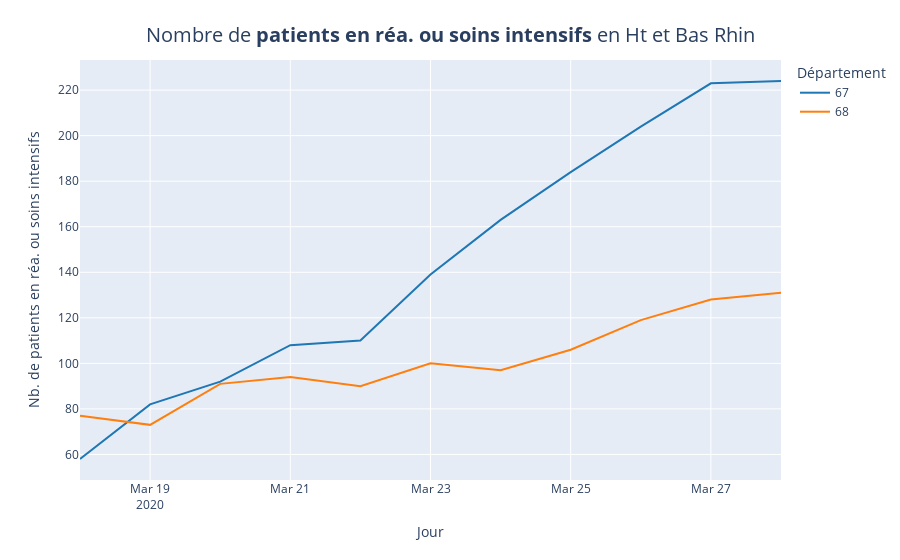

The notebook cell saved with this chart:
### Code cell
df_rhin = df[df["dep"].isin(["67", "68"])]
fig = px.line(x=df_rhin['jour'], y=df_rhin['rea'], color=df_rhin["dep"], labels={'color':'Département'}, color_discrete_sequence=colors)

fig.update_layout(
    title={
                'text': "Nombre de <b>patients en réa. ou soins intensifs</b> en Ht et Bas Rhin",
                'y':0.95,
                'x':0.5,
                'xanchor': 'center',
                'yanchor': 'top'},
                titlefont = dict(
                size=20)
                 )
fig.update_xaxes(title="Jour")
fig.update_yaxes(title="Nb. de patients en réa. ou soins intensifs")
fig.write_image("images/charts/france/rea_rhin.png", scale=3, width=1100, height=700)
fig.show()

### Figure 1 — Plotly figure (JSON) as saved in the notebook; plotly's stock layout.template omitted (floating-point values rounded to 4 significant figures)
{"data": [{"hoverlabel": {"namelength": 0}, "hovertemplate": "Département=67<br>x=%{x}<br>y=%{y}", "legendgroup": "67", "line": {"color": "#1F77B4", "dash": "solid"}, "mode": "lines", "name": "67", "showlegend": true, "type": "scatter", "x": ["2020-03-18", "2020-03-19", "2020-03-20", "2020-03-21", "2020-03-22", "2020-03-23", "2020-03-24", "2020-03-25", "2020-03-26", "2020-03-27", "2020-03-28"], "xaxis": "x", "y": [58, 82, 92, 108, 110, 139, 163, 184, 204, 223, 224], "yaxis": "y"}, {"hoverlabel": {"namelength": 0}, "hovertemplate": "Département=68<br>x=%{x}<br>y=%{y}", "legendgroup": "68", "line": {"color": "#FF7F0E", "dash": "solid"}, "mode": "lines", "name": "68", "showlegend": true, "type": "scatter", "x": ["2020-03-18", "2020-03-19", "2020-03-20", "2020-03-21", "2020-03-22", "2020-03-23", "2020-03-24", "2020-03-25", "2020-03-26", "2020-03-27", "2020-03-28"], "xaxis": "x", "y": [77, 73, 91, 94, 90, 100, 97, 106, 119, 128, 131], "yaxis": "y"}], "layout": {"legend": {"title": {"text": "Département"}, "tracegroupgap": 0}, "margin": {"t": 60}, "title": {"font": {"size": 20}, "text": "Nombre de <b>patients en réa. ou soins intensifs</b> en Ht et Bas Rhin", "x": 0.5, "xanchor": "center", "y": 0.95, "yanchor": "top"}, "xaxis": {"anchor": "y", "domain": [0, 1], "title": {"text": "Jour"}}, "yaxis": {"anchor": "x", "domain": [0, 1], "title": {"text": "Nb. de patients en réa. ou soins intensifs"}}}}
